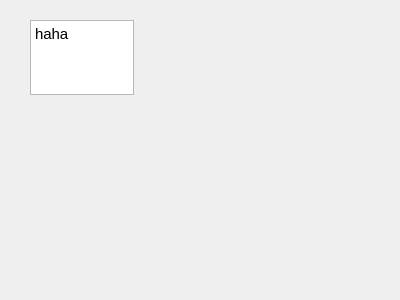
<?xml version="1.0" encoding="UTF-8"?>
<ui version="4.0">
 <class>Form</class>
 <widget class="QWidget" name="Form">
  <property name="geometry">
   <rect>
    <x>0</x>
    <y>0</y>
    <width>400</width>
    <height>300</height>
   </rect>
  </property>
  <property name="windowTitle">
   <string>Form</string>
  </property>
  <widget class="QTextEdit" name="textEdit">
   <property name="geometry">
    <rect>
     <x>30</x>
     <y>20</y>
     <width>104</width>
     <height>75</height>
    </rect>
   </property>
   <property name="html">
    <string>&lt;!DOCTYPE HTML PUBLIC &quot;-//W3C//DTD HTML 4.0//EN&quot; &quot;http://www.w3.org/TR/REC-html40/strict.dtd&quot;&gt;
&lt;html&gt;&lt;head&gt;&lt;meta name=&quot;qrichtext&quot; content=&quot;1&quot; /&gt;&lt;style type=&quot;text/css&quot;&gt;
p, li { white-space: pre-wrap; }
&lt;/style&gt;&lt;/head&gt;&lt;body style=&quot; font-family:'Ubuntu'; font-size:11pt; font-weight:400; font-style:normal;&quot;&gt;
&lt;p style=&quot; margin-top:0px; margin-bottom:0px; margin-left:0px; margin-right:0px; -qt-block-indent:0; text-indent:0px;&quot;&gt;haha&lt;/p&gt;
&lt;p style=&quot;-qt-paragraph-type:empty; margin-top:0px; margin-bottom:0px; margin-left:0px; margin-right:0px; -qt-block-indent:0; text-indent:0px;&quot;&gt;&lt;br /&gt;&lt;/p&gt;&lt;/body&gt;&lt;/html&gt;</string>
   </property>
  </widget>
 </widget>
 <resources/>
 <connections/>
</ui>
